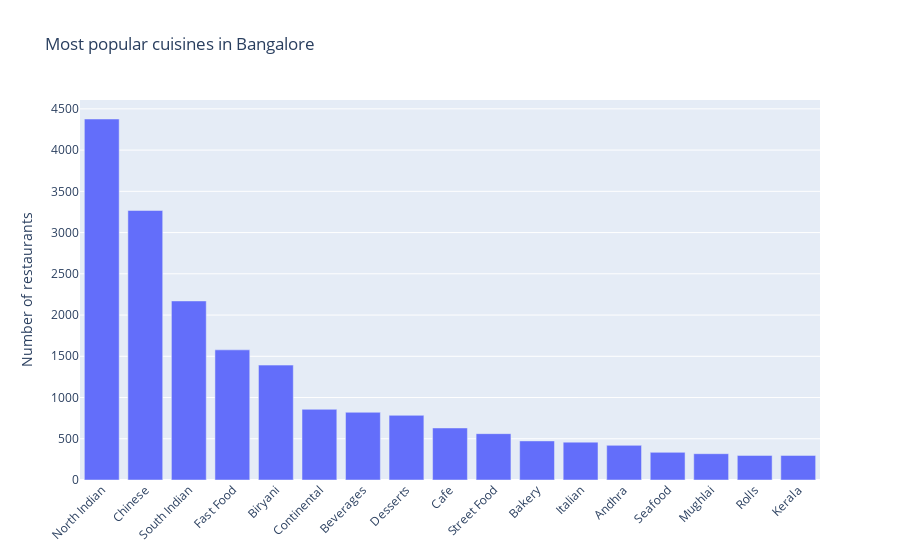

The code cell stored with this chart in its notebook:
### Markdown cell above
## *4.Top served cuisines in Bangalore*

### Code cell
def group_lower_ranking_values(pie_raw, column):
    """Converts pie_raw dataframe with multiple categories to a dataframe with fewer categories

    Calculate the 85th quantile and group the lesser values together.
    Lesser values will be labelled as 'Other'

    Parameters
    ----------
    pie_raw : DataFrame
        dataframe with the data to be aggregated
    column : str
        name of the column based on which dataframe values will be aggregated
    """
    pie_counts = pie_raw.groupby(column).agg('count')
    pct_value = pie_counts[lambda df: df.columns[0]].quantile(.85)
    values_below_pct_value = pie_counts[lambda df: df.columns[0]].loc[lambda s: s < pct_value].index.values
    def fix_values(row):
        if row[column] in values_below_pct_value:
            row[column] = 'Other'
        return row
    pie_grouped = pie_raw.apply(fix_values, axis=1).groupby(column).agg('count')
    return pie_grouped

temp = restaurants.groupby(['name','cuisines']).size().reset_index(name='Freq')
s = temp["cuisines"].str.split(',', expand=True).stack()
i = s.index.get_level_values(0)
temp = temp.loc[i].copy()
temp["cuisines"] = s.values
temp['cuisines'] = temp['cuisines'].apply(lambda x: x.strip())
temp = group_lower_ranking_values(temp, 'cuisines').sort_values('name', ascending=False)
temp.drop('Other', inplace=True)

trace = go.Bar(
            y=temp['name'],
            x=temp.index
    )
data = [trace]
layout = go.Layout(xaxis=dict(tickangle=-45),
                   yaxis = dict(title='Number of restaurants'),
    title='Most popular cuisines in Bangalore',
)
fig = go.Figure(data=data, layout=layout)
iplot(fig, filename='cuisine-bangalore')

### Figure 1 — Plotly figure (JSON) as saved in the notebook; plotly's stock layout.template omitted (floating-point values rounded to 4 significant figures)
{"data": [{"type": "bar", "x": ["North Indian", "Chinese", "South Indian", "Fast Food", "Biryani", "Continental", "Beverages", "Desserts", "Cafe", "Street Food", "Bakery", "Italian", "Andhra", "Seafood", "Mughlai", "Rolls", "Kerala"], "y": [4377, 3268, 2171, 1578, 1393, 857, 821, 784, 631, 562, 474, 459, 420, 335, 319, 298, 298]}], "layout": {"title": {"text": "Most popular cuisines in Bangalore"}, "xaxis": {"tickangle": -45}, "yaxis": {"title": {"text": "Number of restaurants"}}}}
